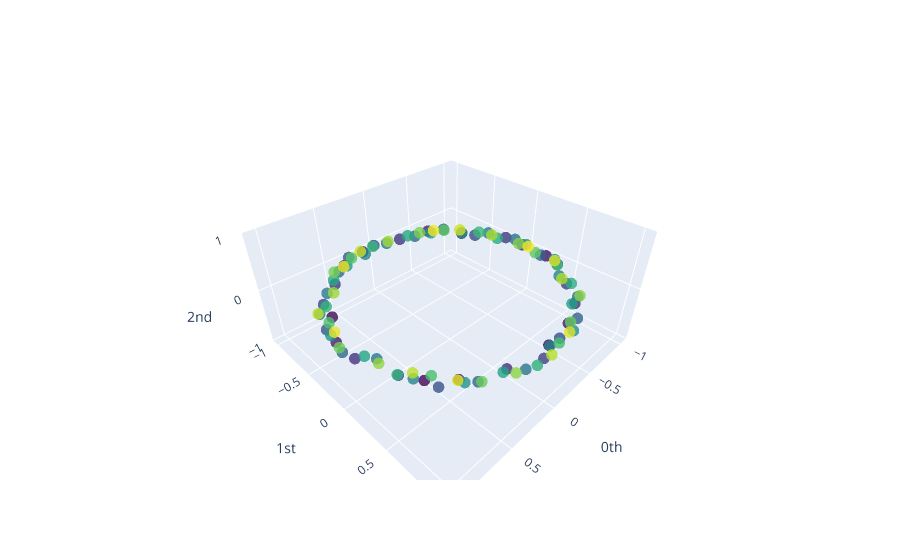

Notebook code for this chart:
### Code cell
plot_point_cloud(point_clouds[0]).show()
